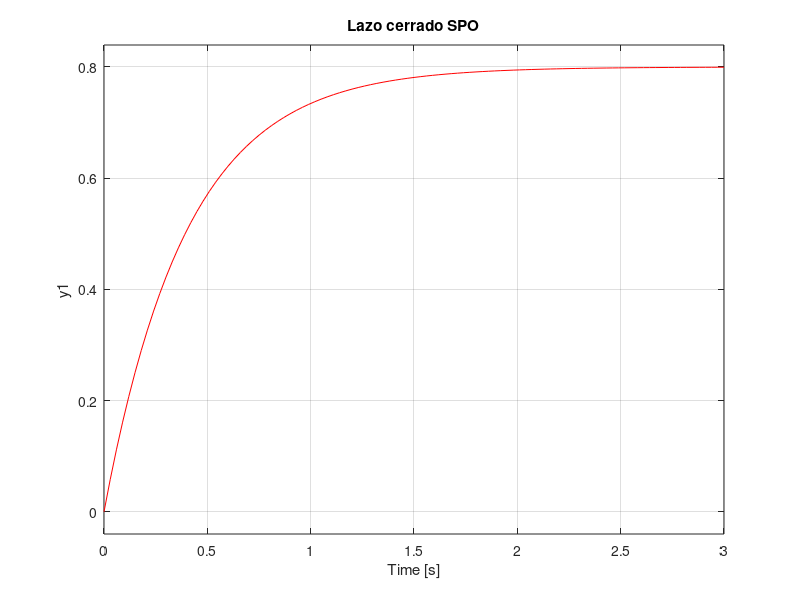
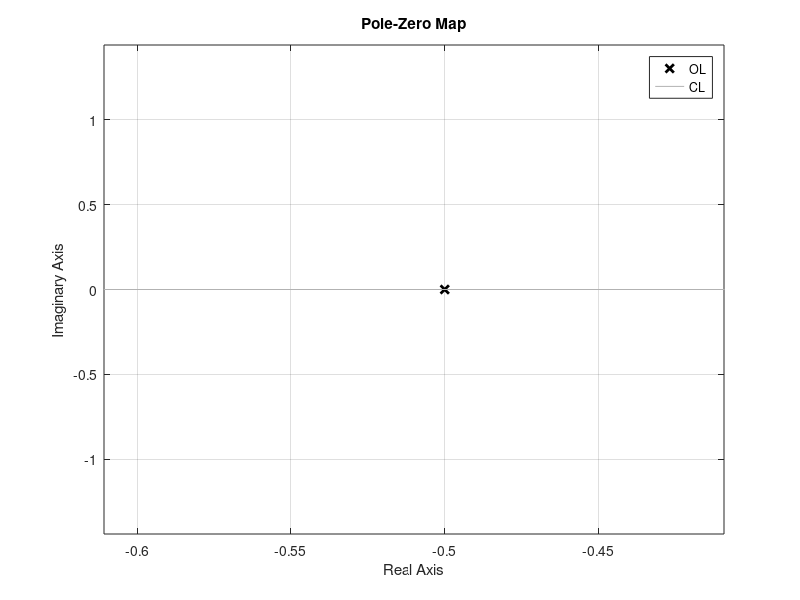
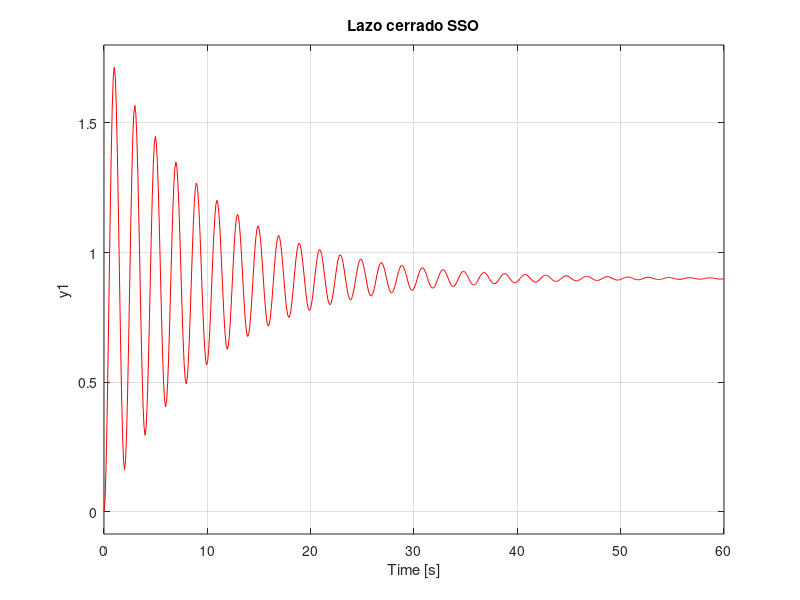
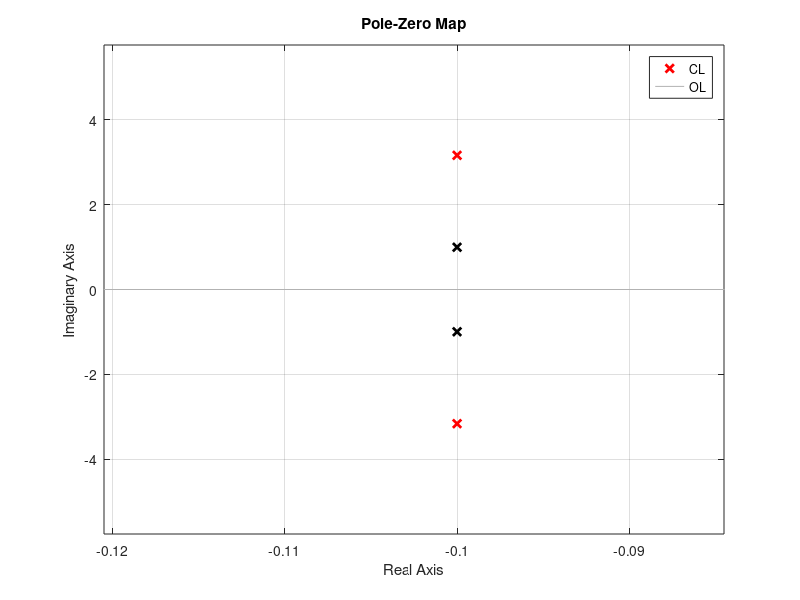

These charts were generated, in order, by the following MATLAB code:
clc
clear
close all


%-------------sistema de primer orden---------
k = 4;
tao = 2;

h=tf(k,[tao 1]);
figure
subplot(2,1,1)

%---------respuesta en lazo abierto-----------
step(h,'k')
title('Lazo abierto SPO')

%---------respuesta en lazo cerrado-----------
hn = feedback(h,1);
subplot(2,1,2)
step(hn,'r')
%legend('OL','CL')
title('Lazo cerrado SPO')

figure
pzmap(h,'k')
hold on
pzmap(hn,'r')
legend('OL','CL')

%------------nuevo parametros-----------
k_N = k/(1+k)
tao_N = tao/(1+k)

%-------------sistema de segundo orden---------
k = 9;
e = 0.1;
wn = 1;

h=tf(k*wn^2,[1 2*e*wn wn^2]);
figure
subplot(2,1,1)

%---------respuesta en lazo abierto-----------
step(h,'k')
title('Lazo abierto SSO')

%---------respuesta en lazo cerrado-----------
hn = feedback(h,1);
subplot(2,1,2)
step(hn,'r')
%legend('OL','CL')
title('Lazo cerrado SSO')

figure
pzmap(hn,'r')
hold on
pzmap(h,'k')
legend('CL','OL')

%------------nuevo parametros-----------
K_N = k*wn^2/(wn^2+k*wn^2)
e_N = e*wn/(sqrt(wn^2+k*wn^2))
w_N = sqrt(wn^2+k*wn^2)

if (e_N > 0) && (e_N < 1)
    Ts = 4/(e_N*w_N)
end
